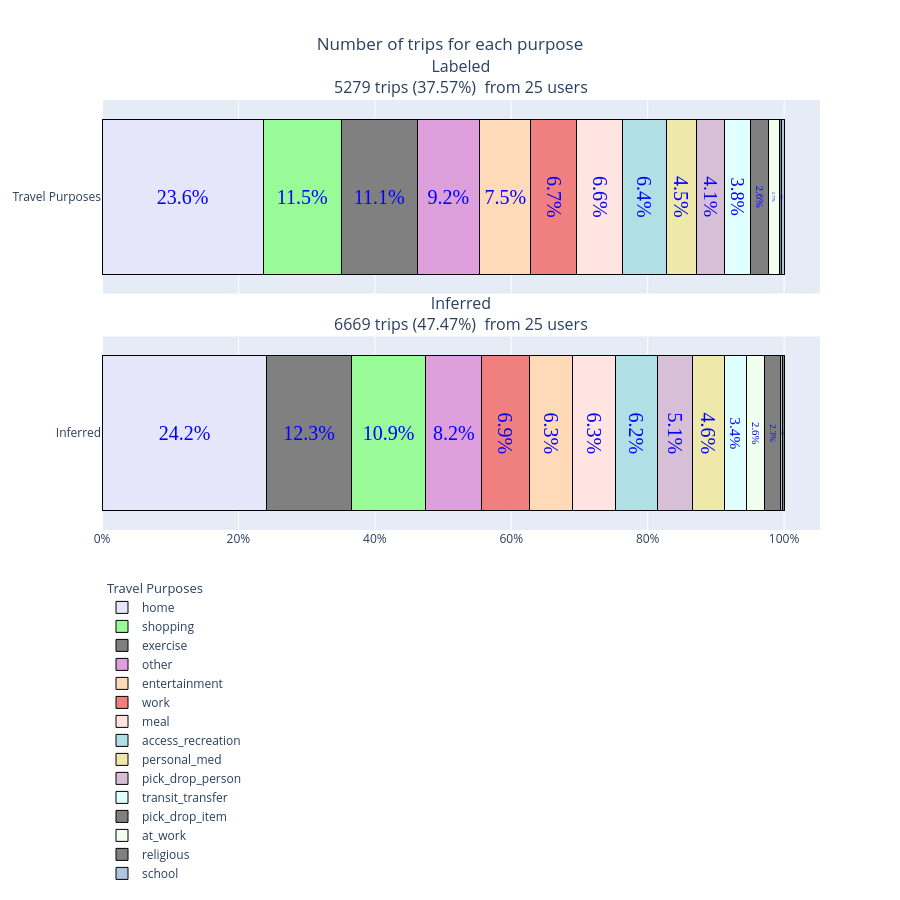

The code cell stored with this chart in its notebook:
### Code cell
fig, filename = build_three_panel_trip_plot_two(
    expanded_ct,
    expanded_ct_inferred,
    distance_col,
    stacked_bar_quality_text_labeled,
    stacked_bar_quality_text_inferred,
    file_suffix="",
)

fig.write_html(filename, include_plotlyjs="cdn", full_html=True)


fig.update_layout(
    height=900,
    barmode='stack',
    showlegend=True,
    title=dict(text="Number of trips for each purpose", x=0.5),
    legend=dict(
        orientation="h",
        traceorder="grouped",
        tracegroupgap=10
    )
)

### Figure 1 — Plotly figure (JSON) as saved in the notebook; plotly's stock layout.template omitted (floating-point values rounded to 4 significant figures)
{"data": [{"hovertemplate": "home: 23.6%<extra></extra>", "insidetextanchor": "middle", "insidetextfont": {"color": "blue", "family": "Times", "size": 20}, "legendgroup": "labeled", "legendgrouptitle": {"text": "Travel Purposes"}, "marker": {"color": "lavender", "line": {"color": "black", "width": 1}}, "name": "home", "orientation": "h", "text": ["23.6%"], "textposition": "inside", "type": "bar", "x": [0.2362], "xaxis": "x", "y": ["Travel Purposes"], "yaxis": "y"}, {"hovertemplate": "shopping: 11.5%<extra></extra>", "insidetextanchor": "middle", "insidetextfont": {"color": "blue", "family": "Times", "size": 20}, "legendgroup": "labeled", "legendgrouptitle": {"text": "Travel Purposes"}, "marker": {"color": "palegreen", "line": {"color": "black", "width": 1}}, "name": "shopping", "orientation": "h", "text": ["11.5%"], "textposition": "inside", "type": "bar", "x": [0.1146], "xaxis": "x", "y": ["Travel Purposes"], "yaxis": "y"}, {"hovertemplate": "exercise: 11.1%<extra></extra>", "insidetextanchor": "middle", "insidetextfont": {"color": "blue", "family": "Times", "size": 20}, "legendgroup": "labeled", "legendgrouptitle": {"text": "Travel Purposes"}, "marker": {"color": "gray", "line": {"color": "black", "width": 1}}, "name": "exercise", "orientation": "h", "text": ["11.1%"], "textposition": "inside", "type": "bar", "x": [0.111], "xaxis": "x", "y": ["Travel Purposes"], "yaxis": "y"}, {"hovertemplate": "other: 9.2%<extra></extra>", "insidetextanchor": "middle", "insidetextfont": {"color": "blue", "family": "Times", "size": 20}, "legendgroup": "labeled", "legendgrouptitle": {"text": "Travel Purposes"}, "marker": {"color": "plum", "line": {"color": "black", "width": 1}}, "name": "other", "orientation": "h", "text": ["9.2%"], "textposition": "inside", "type": "bar", "x": [0.09187], "xaxis": "x", "y": ["Travel Purposes"], "yaxis": "y"}, {"hovertemplate": "entertainment: 7.5%<extra></extra>", "insidetextanchor": "middle", "insidetextfont": {"color": "blue", "family": "Times", "size": 20}, "legendgroup": "labeled", "legendgrouptitle": {"text": "Travel Purposes"}, "marker": {"color": "peachpuff", "line": {"color": "black", "width": 1}}, "name": "entertainment", "orientation": "h", "text": ["7.5%"], "textposition": "inside", "type": "bar", "x": [0.0752], "xaxis": "x", "y": ["Travel Purposes"], "yaxis": "y"}, {"hovertemplate": "work: 6.7%<extra></extra>", "insidetextanchor": "middle", "insidetextfont": {"color": "blue", "family": "Times", "size": 20}, "legendgroup": "labeled", "legendgrouptitle": {"text": "Travel Purposes"}, "marker": {"color": "lightcoral", "line": {"color": "black", "width": 1}}, "name": "work", "orientation": "h", "text": ["6.7%"], "textposition": "inside", "type": "bar", "x": [0.06744], "xaxis": "x", "y": ["Travel Purposes"], "yaxis": "y"}, {"hovertemplate": "meal: 6.6%<extra></extra>", "insidetextanchor": "middle", "insidetextfont": {"color": "blue", "family": "Times", "size": 20}, "legendgroup": "labeled", "legendgrouptitle": {"text": "Travel Purposes"}, "marker": {"color": "mistyrose", "line": {"color": "black", "width": 1}}, "name": "meal", "orientation": "h", "text": ["6.6%"], "textposition": "inside", "type": "bar", "x": [0.06649], "xaxis": "x", "y": ["Travel Purposes"], "yaxis": "y"}, {"hovertemplate": "access_recreation: 6.4%<extra></extra>", "insidetextanchor": "middle", "insidetextfont": {"color": "blue", "family": "Times", "size": 20}, "legendgroup": "labeled", "legendgrouptitle": {"text": "Travel Purposes"}, "marker": {"color": "powderblue", "line": {"color": "black", "width": 1}}, "name": "access_recreation", "orientation": "h", "text": ["6.4%"], "textposition": "inside", "type": "bar", "x": [0.06422], "xaxis": "x", "y": ["Travel Purposes"], "yaxis": "y"}, {"hovertemplate": "personal_med: 4.5%<extra></extra>", "insidetextanchor": "middle", "insidetextfont": {"color": "blue", "family": "Times", "size": 20}, "legendgroup": "labeled", "legendgrouptitle": {"text": "Travel Purposes"}, "marker": {"color": "palegoldenrod", "line": {"color": "black", "width": 1}}, "name": "personal_med", "orientation": "h", "text": ["4.5%"], "textposition": "inside", "type": "bar", "x": [0.04489], "xaxis": "x", "y": ["Travel Purposes"], "yaxis": "y"}, {"hovertemplate": "pick_drop_person: 4.1%<extra></extra>", "insidetextanchor": "middle", "insidetextfont": {"color": "blue", "family": "Times", "size": 20}, "legendgroup": "labeled", "legendgrouptitle": {"text": "Travel Purposes"}, "marker": {"color": "thistle", "line": {"color": "black", "width": 1}}, "name": "pick_drop_person", "orientation": "h", "text": ["4.1%"], "textposition": "inside", "type": "bar", "x": [0.04073], "xaxis": "x", "y": ["Travel Purposes"], "yaxis": "y"}, {"hovertemplate": "transit_transfer: 3.8%<extra></extra>", "insidetextanchor": "middle", "insidetextfont": {"color": "blue", "family": "Times", "size": 20}, "legendgroup": "labeled", "legendgrouptitle": {"text": "Travel Purposes"}, "marker": {"color": "lightcyan", "line": {"color": "black", "width": 1}}, "name": "transit_transfer", "orientation": "h", "text": ["3.8%"], "textposition": "inside", "type": "bar", "x": [0.03845], "xaxis": "x", "y": ["Travel Purposes"], "yaxis": "y"}, {"hovertemplate": "pick_drop_item: 2.6%<extra></extra>", "insidetextanchor": "middle", "insidetextfont": {"color": "blue", "family": "Times", "size": 20}, "legendgroup": "labeled", "legendgrouptitle": {"text": "Travel Purposes"}, "marker": {"color": "gray", "line": {"color": "black", "width": 1}}, "name": "pick_drop_item", "orientation": "h", "text": ["2.6%"], "textposition": "inside", "type": "bar", "x": [0.02576], "xaxis": "x", "y": ["Travel Purposes"], "yaxis": "y"}, {"hovertemplate": "at_work: 1.7%<extra></extra>", "insidetextanchor": "middle", "insidetextfont": {"color": "blue", "family": "Times", "size": 20}, "legendgroup": "labeled", "legendgrouptitle": {"text": "Travel Purposes"}, "marker": {"color": "honeydew", "line": {"color": "black", "width": 1}}, "name": "at_work", "orientation": "h", "text": ["1.7%"], "textposition": "inside", "type": "bar", "x": [0.01667], "xaxis": "x", "y": ["Travel Purposes"], "yaxis": "y"}, {"hovertemplate": "religious: 0.3%<extra></extra>", "insidetextanchor": "middle", "insidetextfont": {"color": "blue", "family": "Times", "size": 20}, "legendgroup": "labeled", "legendgrouptitle": {"text": "Travel Purposes"}, "marker": {"color": "gray", "line": {"color": "black", "width": 1}}, "name": "religious", "orientation": "h", "text": ["0.3%"], "textposition": "inside", "type": "bar", "x": [0.00322], "xaxis": "x", "y": ["Travel Purposes"], "yaxis": "y"}, {"hovertemplate": "school: 0.3%<extra></extra>", "insidetextanchor": "middle", "insidetextfont": {"color": "blue", "family": "Times", "size": 20}, "legendgroup": "labeled", "legendgrouptitle": {"text": "Travel Purposes"}, "marker": {"color": "lightsteelblue", "line": {"color": "black", "width": 1}}, "name": "school", "orientation": "h", "text": ["0.3%"], "textposition": "inside", "type": "bar", "x": [0.00322], "xaxis": "x", "y": ["Travel Purposes"], "yaxis": "y"}, {"hovertemplate": "home: 24.2%<extra></extra>", "insidetextanchor": "middle", "insidetextfont": {"color": "blue", "family": "Times", "size": 20}, "legendgroup": "inferred", "legendgrouptitle": {"text": "Inferred from Prior Labels"}, "marker": {"color": "lavender", "line": {"color": "black", "width": 1}}, "name": "home", "orientation": "h", "showlegend": false, "text": ["24.2%"], "textposition": "inside", "type": "bar", "x": [0.2419], "xaxis": "x2", "y": ["Inferred"], "yaxis": "y2"}, {"hovertemplate": "exercise: 12.3%<extra></extra>", "insidetextanchor": "middle", "insidetextfont": {"color": "blue", "family": "Times", "size": 20}, "legendgroup": "inferred", "legendgrouptitle": {"text": "Inferred from Prior Labels"}, "marker": {"color": "gray", "line": {"color": "black", "width": 1}}, "name": "exercise", "orientation": "h", "showlegend": false, "text": ["12.3%"], "textposition": "inside", "type": "bar", "x": [0.1234], "xaxis": "x2", "y": ["Inferred"], "yaxis": "y2"}, {"hovertemplate": "shopping: 10.9%<extra></extra>", "insidetextanchor": "middle", "insidetextfont": {"color": "blue", "family": "Times", "size": 20}, "legendgroup": "inferred", "legendgrouptitle": {"text": "Inferred from Prior Labels"}, "marker": {"color": "palegreen", "line": {"color": "black", "width": 1}}, "name": "shopping", "orientation": "h", "showlegend": false, "text": ["10.9%"], "textposition": "inside", "type": "bar", "x": [0.1095], "xaxis": "x2", "y": ["Inferred"], "yaxis": "y2"}, {"hovertemplate": "other: 8.2%<extra></extra>", "insidetextanchor": "middle", "insidetextfont": {"color": "blue", "family": "Times", "size": 20}, "legendgroup": "inferred", "legendgrouptitle": {"text": "Inferred from Prior Labels"}, "marker": {"color": "plum", "line": {"color": "black", "width": 1}}, "name": "other", "orientation": "h", "showlegend": false, "text": ["8.2%"], "textposition": "inside", "type": "bar", "x": [0.08202], "xaxis": "x2", "y": ["Inferred"], "yaxis": "y2"}, {"hovertemplate": "work: 6.9%<extra></extra>", "insidetextanchor": "middle", "insidetextfont": {"color": "blue", "family": "Times", "size": 20}, "legendgroup": "inferred", "legendgrouptitle": {"text": "Inferred from Prior Labels"}, "marker": {"color": "lightcoral", "line": {"color": "black", "width": 1}}, "name": "work", "orientation": "h", "showlegend": false, "text": ["6.9%"], "textposition": "inside", "type": "bar", "x": [0.06928], "xaxis": "x2", "y": ["Inferred"], "yaxis": "y2"}, {"hovertemplate": "entertainment: 6.3%<extra></extra>", "insidetextanchor": "middle", "insidetextfont": {"color": "blue", "family": "Times", "size": 20}, "legendgroup": "inferred", "legendgrouptitle": {"text": "Inferred from Prior Labels"}, "marker": {"color": "peachpuff", "line": {"color": "black", "width": 1}}, "name": "entertainment", "orientation": "h", "showlegend": false, "text": ["6.3%"], "textposition": "inside", "type": "bar", "x": [0.06313], "xaxis": "x2", "y": ["Inferred"], "yaxis": "y2"}, {"hovertemplate": "meal: 6.3%<extra></extra>", "insidetextanchor": "middle", "insidetextfont": {"color": "blue", "family": "Times", "size": 20}, "legendgroup": "inferred", "legendgrouptitle": {"text": "Inferred from Prior Labels"}, "marker": {"color": "mistyrose", "line": {"color": "black", "width": 1}}, "name": "meal", "orientation": "h", "showlegend": false, "text": ["6.3%"], "textposition": "inside", "type": "bar", "x": [0.06313], "xaxis": "x2", "y": ["Inferred"], "yaxis": "y2"}, {"hovertemplate": "access_recreation: 6.2%<extra></extra>", "insidetextanchor": "middle", "insidetextfont": {"color": "blue", "family": "Times", "size": 20}, "legendgroup": "inferred", "legendgrouptitle": {"text": "Inferred from Prior Labels"}, "marker": {"color": "powderblue", "line": {"color": "black", "width": 1}}, "name": "access_recreation", "orientation": "h", "showlegend": false, "text": ["6.2%"], "textposition": "inside", "type": "bar", "x": [0.06208], "xaxis": "x2", "y": ["Inferred"], "yaxis": "y2"}, {"hovertemplate": "pick_drop_person: 5.1%<extra></extra>", "insidetextanchor": "middle", "insidetextfont": {"color": "blue", "family": "Times", "size": 20}, "legendgroup": "inferred", "legendgrouptitle": {"text": "Inferred from Prior Labels"}, "marker": {"color": "thistle", "line": {"color": "black", "width": 1}}, "name": "pick_drop_person", "orientation": "h", "showlegend": false, "text": ["5.1%"], "textposition": "inside", "type": "bar", "x": [0.05143], "xaxis": "x2", "y": ["Inferred"], "yaxis": "y2"}, {"hovertemplate": "personal_med: 4.6%<extra></extra>", "insidetextanchor": "middle", "insidetextfont": {"color": "blue", "family": "Times", "size": 20}, "legendgroup": "inferred", "legendgrouptitle": {"text": "Inferred from Prior Labels"}, "marker": {"color": "palegoldenrod", "line": {"color": "black", "width": 1}}, "name": "personal_med", "orientation": "h", "showlegend": false, "text": ["4.6%"], "textposition": "inside", "type": "bar", "x": [0.04618], "xaxis": "x2", "y": ["Inferred"], "yaxis": "y2"}, {"hovertemplate": "transit_transfer: 3.4%<extra></extra>", "insidetextanchor": "middle", "insidetextfont": {"color": "blue", "family": "Times", "size": 20}, "legendgroup": "inferred", "legendgrouptitle": {"text": "Inferred from Prior Labels"}, "marker": {"color": "lightcyan", "line": {"color": "black", "width": 1}}, "name": "transit_transfer", "orientation": "h", "showlegend": false, "text": ["3.4%"], "textposition": "inside", "type": "bar", "x": [0.03359], "xaxis": "x2", "y": ["Inferred"], "yaxis": "y2"}, {"hovertemplate": "at_work: 2.6%<extra></extra>", "insidetextanchor": "middle", "insidetextfont": {"color": "blue", "family": "Times", "size": 20}, "legendgroup": "inferred", "legendgrouptitle": {"text": "Inferred from Prior Labels"}, "marker": {"color": "honeydew", "line": {"color": "black", "width": 1}}, "name": "at_work", "orientation": "h", "showlegend": false, "text": ["2.6%"], "textposition": "inside", "type": "bar", "x": [0.02624], "xaxis": "x2", "y": ["Inferred"], "yaxis": "y2"}, {"hovertemplate": "pick_drop_item: 2.3%<extra></extra>", "insidetextanchor": "middle", "insidetextfont": {"color": "blue", "family": "Times", "size": 20}, "legendgroup": "inferred", "legendgrouptitle": {"text": "Inferred from Prior Labels"}, "marker": {"color": "gray", "line": {"color": "black", "width": 1}}, "name": "pick_drop_item", "orientation": "h", "showlegend": false, "text": ["2.3%"], "textposition": "inside", "type": "bar", "x": [0.02264], "xaxis": "x2", "y": ["Inferred"], "yaxis": "y2"}, {"hovertemplate": "school: 0.3%<extra></extra>", "insidetextanchor": "middle", "insidetextfont": {"color": "blue", "family": "Times", "size": 20}, "legendgroup": "inferred", "legendgrouptitle": {"text": "Inferred from Prior Labels"}, "marker": {"color": "lightsteelblue", "line": {"color": "black", "width": 1}}, "name": "school", "orientation": "h", "showlegend": false, "text": ["0.3%"], "textposition": "inside", "type": "bar", "x": [0.002849], "xaxis": "x2", "y": ["Inferred"], "yaxis": "y2"}, {"hovertemplate": "religious: 0.3%<extra></extra>", "insidetextanchor": "middle", "insidetextfont": {"color": "blue", "family": "Times", "size": 20}, "legendgroup": "inferred", "legendgrouptitle": {"text": "Inferred from Prior Labels"}, "marker": {"color": "gray", "line": {"color": "black", "width": 1}}, "name": "religious", "orientation": "h", "showlegend": false, "text": ["0.3%"], "textposition": "inside", "type": "bar", "x": [0.002699], "xaxis": "x2", "y": ["Inferred"], "yaxis": "y2"}], "layout": {"annotations": [{"font": {"size": 16}, "showarrow": false, "text": "Labeled<br>5279 trips (37.57%)\n from 25 users", "x": 0.5, "xanchor": "center", "xref": "paper", "y": 1, "yanchor": "bottom", "yref": "paper"}, {"font": {"size": 16}, "showarrow": false, "text": "Inferred<br>6669 trips (47.47%)\n from 25 users", "x": 0.5, "xanchor": "center", "xref": "paper", "y": 0.45, "yanchor": "bottom", "yref": "paper"}], "barmode": "stack", "height": 900, "legend": {"orientation": "h", "tracegroupgap": 10, "traceorder": "grouped"}, "showlegend": true, "title": {"text": "Number of trips for each purpose", "x": 0.5}, "xaxis": {"anchor": "y", "domain": [0, 1], "matches": "x2", "showticklabels": false, "tickformat": ".0%"}, "xaxis2": {"anchor": "y2", "domain": [0, 1], "tickformat": ".0%"}, "yaxis": {"anchor": "x", "domain": [0.55, 1]}, "yaxis2": {"anchor": "x2", "domain": [0, 0.45]}}}
